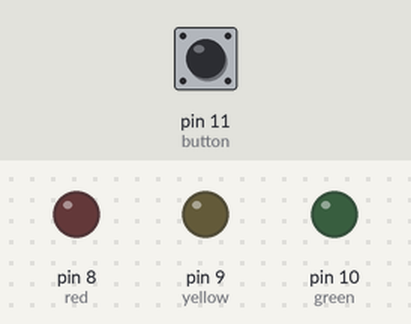
Recording of a sketch running on a simulated Arduino Uno, built with avr-gcc and run on an emulated ATmega328P. Parts: output pins drawn as LEDs (lit = HIGH). Dashed ring = blinking. Inputs (shaded band) come from the test bench; at power-on: pin 11 (button) LOW.

Above: at 1.6 s.
1.7 s: pin 11 (button) pulled HIGH for 3.2 s
At 2.2 s:
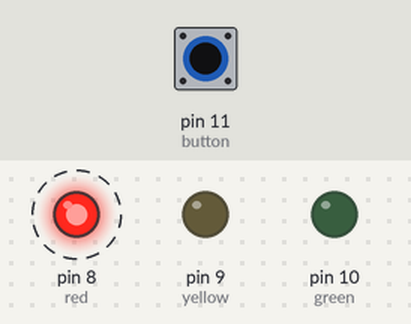
6.4 s: pin 11 (button) pulled HIGH for 0.5 s
At 8.0 s:
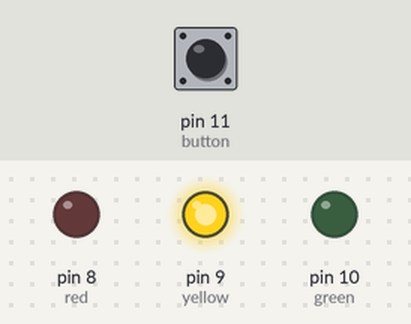
8.4 s: pin 11 (button) pulled HIGH for 1 s
At 9.9 s:
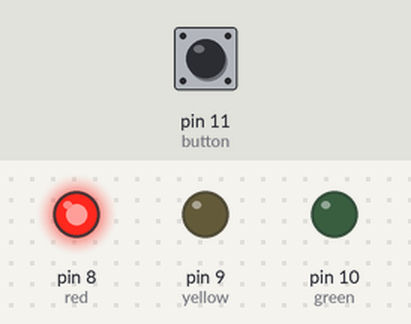
Timing chart, 0 to 11.4 s (numbered marks = the images above; inputs shaded):
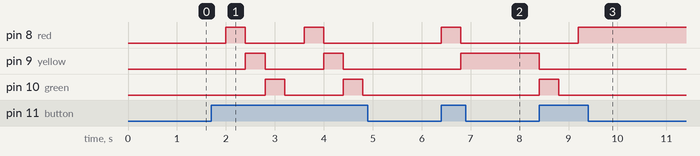

The sketch:

task1.ino
```cpp
int red = 8;
int yellow = 9;
int green = 10;
int button = 11;
int counter = 0;
void setup() {
  pinMode(red, OUTPUT);
  pinMode(yellow, OUTPUT);
  pinMode(green, OUTPUT);
  pinMode(button, INPUT);
}

void loop() {
  if (digitalRead(button) == HIGH)
  { counter++;
    if (counter == 1)
    { digitalWrite(red, HIGH);
      digitalWrite(yellow, LOW);
      digitalWrite(green, LOW);
    }
    else if (counter == 2)
    { digitalWrite(yellow, HIGH);
      digitalWrite(red, LOW);
      digitalWrite(green, LOW);
    }
    else if (counter == 3)
    { digitalWrite(green, HIGH);
      digitalWrite(red, LOW);
      digitalWrite(yellow, LOW);
    }
    else
    { digitalWrite(red, LOW);
      digitalWrite(yellow, LOW);
      digitalWrite(green, LOW);
      counter = 0;
    }
  }
  delay(400);
}
```

Measured:
- after the input at 1.7 s, pin 8 (red): alternates HIGH for 0.40 s and LOW for 1.2 s, 4 changes in all, then stays LOW, starting after 0.30 s; pin 9 (yellow): alternates HIGH for 0.40 s and LOW for 1.2 s, starting after 0.70 s; pin 10 (green): alternates HIGH for 0.40 s and LOW for 1.2 s, starting after 1.1 s
- after the input at 6.4 s, pin 8 (red): LOW → HIGH at once, → LOW 0.40 s later; pin 9 (yellow): LOW → HIGH after 0.40 s
- after the input at 8.4 s, pin 8 (red): LOW → HIGH after 0.80 s; pin 9 (yellow): HIGH → LOW at once; pin 10 (green): LOW → HIGH at once, → LOW 0.40 s later
